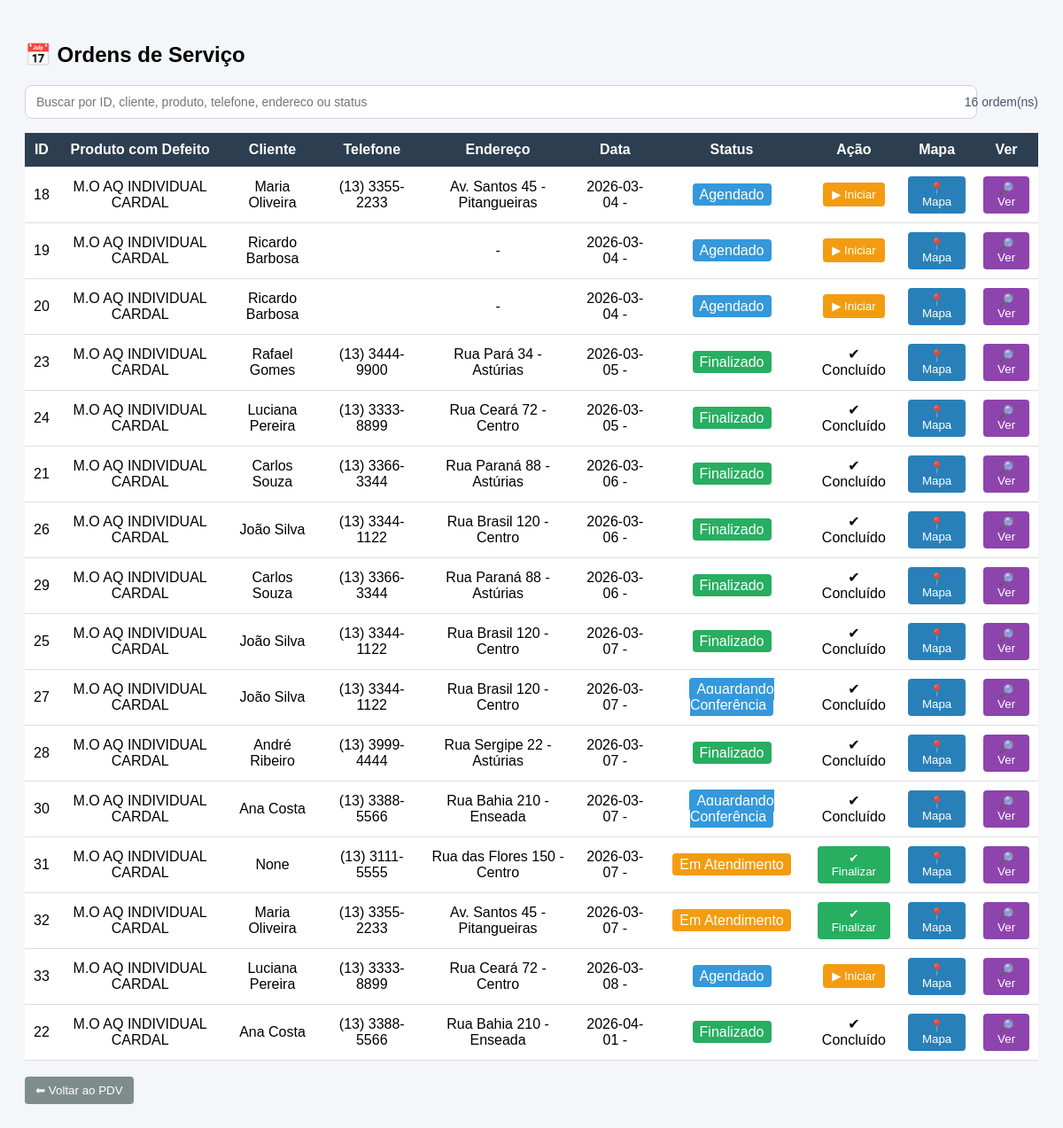
/ordens_servico (signed in), run on an earlier commit of the app's database.
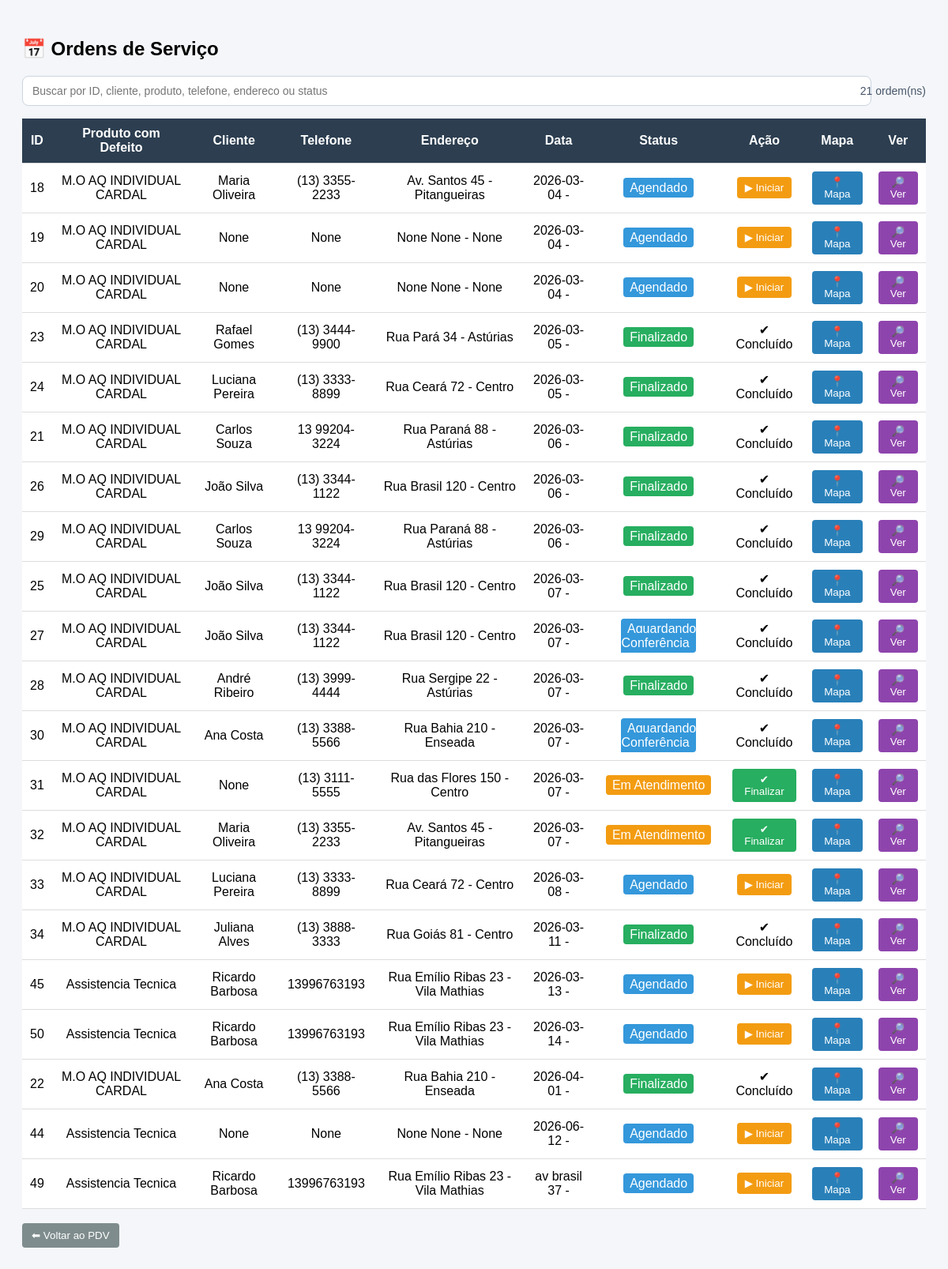
And on a later commit of the database.
### tables this page shows
CREATE TABLE ordem_servico (
    id INTEGER PRIMARY KEY AUTOINCREMENT,
    servico_nome TEXT NOT NULL,
    data_agendamento TEXT NOT NULL,
    status TEXT DEFAULT 'Agendado',
    data_criacao TEXT NOT NULL
, cliente_id INTEGER, hora TEXT, tecnico_id INTEGER, defeito_reclamado TEXT, produto_defeito TEXT, observacao TEXT, diagnostico TEXT, solucao TEXT, pecas_trocadas TEXT, checklist_json TEXT, assinatura_nome TEXT, assinatura_data TEXT, foto_inicio TEXT, foto_fim TEXT, assinatura_imagem TEXT, movimento_id INTEGER);

CREATE TABLE clientes (
    id INTEGER PRIMARY KEY AUTOINCREMENT,
    tipo TEXT,  -- PF ou PJ

    nome TEXT,
    razao_social TEXT,

    cpf TEXT,
    cnpj TEXT,

    telefone TEXT,
    whatsapp TEXT,
    email TEXT,

    endereco TEXT,
    numero TEXT,
    bairro TEXT,
    cidade TEXT,
    cep TEXT,

    endereco_entrega TEXT,
    numero_entrega TEXT,
    bairro_entrega TEXT,
    cidade_entrega TEXT,
    cep_entrega TEXT,

    observacoes TEXT,
    data_cadastro TEXT
, complemento TEXT, senha_hash TEXT);

### app.py (the view)
@app.route("/ordens_servico")
def ordens_servico():
    conn = get_db()
    cursor = conn.cursor()
    cursor.execute("""
    SELECT
        os.id,
        os.servico_nome,
        os.data_agendamento,
        os.status,
        c.nome,
        c.telefone,
        c.endereco,
        c.numero,
        c.bairro,
        c.cidade
    FROM ordem_servico os
    LEFT JOIN clientes c ON os.cliente_id = c.id
    ORDER BY os.data_agendamento
    """)
    ordens = cursor.fetchall()
    conn.close()
    return render_template("ordens_servico.html", ordens=ordens)

### app.py (called while the page is built, shortened)
def get_db():
    conn = sqlite3.connect("database.db", timeout=10)
    conn.row_factory = sqlite3.Row
    return conn

def ensure_funcionarios_auth_columns():
    global AUTH_SCHEMA_READY
    if AUTH_SCHEMA_READY:
        return

@app.before_request
def validar_acesso():
    ensure_funcionarios_auth_columns()
    endpoint = request.endpoint or ""
    if endpoint in AUTH_PUBLIC_ENDPOINTS:
        return None
    if endpoint.startswith("static"):
        return None
    if "user_id" not in session:
        return redirect(url_for("login", next=request.path))
    if endpoint in PROPRIETARIO_ENDPOINTS and (session.get("user_role") != "proprietario"):
        return resposta_acesso_negado("Acesso permitido apenas para proprietario.")
    if endpoint in GERENTE_ENDPOINTS and nivel_usuario() < ROLE_LEVEL["gerente"]:
        return resposta_acesso_negado("Acesso permitido para gerente ou proprietario.")
    return None

@app.context_processor
def injetar_usuario():
    return {
        "usuario_logado": session.get("user_nome"),
        "perfil_logado": session.get("user_role"),
    }

### templates/ordens_servico.html (shortened to what this page needs)
<!DOCTYPE html>
<html>
<head>
</head>
<body>
<h2>📅 Ordens de Serviço</h2>
<div class="toolbar">
    <div class="search-box">
        <input type="text" id="buscaOs" placeholder="Buscar por ID, cliente, produto, telefone, endereco ou status">
    </div>
    <div class="search-info">
        <span id="contadorOrdens">{{ ordens|length }}</span> ordem(ns)
    </div>
</div>
<table>
<tr>
<th>ID</th>
<th>Produto com Defeito</th>
<th>Cliente</th>
<th>Telefone</th>
<th>Endereço</th>
<th>Data</th>
<th>Status</th>
<th>Ação</th>
<th>Mapa</th>
<th>Ver</th>
</tr>
{% for os in ordens %}
<tr class="ordem-row">
<td>{{ os.id }}</td>
<td>{{ os.servico_nome }}</td>
<td>{{ os.nome }}</td>
<td>{{ os.telefone }}</td>
<td>
{{ os.endereco }} {{ os.numero }} - {{ os.bairro }}
</td>
<td>
{{ os.data_agendamento }} - {{ os.hora }}
</td>
<td>
{% if os.status == "Agendado" %}
<span class="status-agendado">Agendado</span>
{% elif os.status == "Em Atendimento" %}
<span class="status-andamento">Em Atendimento</span>
{% elif os.status == "Aguardando Conferencia" %}
<span class="status-agendado">Aguardando Conferência</span>
{% else %}
<span class="status-finalizado">Finalizado</span>
{% endif %}
</td>
<td>
{% if os.status == "Agendado" %}
<form method="POST" action="/atualizar_status/{{ os.id }}/Em Atendimento" style="display:inline;">
<button type="submit" class="btn-iniciar">▶ Iniciar</button>
</form>
{% elif os.status == "Em Atendimento" %}
<form method="POST" action="/atualizar_status/{{ os.id }}/Finalizado" style="display:inline;">
<button type="submit" class="btn-finalizar">✔ Finalizar</button>
</form>
{% else %}
✔ Concluído
{% endif %}
</td>
<td>
<a target="_blank"
href="https://www.google.com/maps/search/?api=1&query={{ os.endereco }} {{ os.numero }} {{ os.bairro }} {{ os.cidade }}">
<button class="btn-mapa">📍 Mapa</button>
</a>
</td>
<td>
<a href="/ordem/{{ os.id }}">
<button class="btn-ver">🔎 Ver</button>
</a>
</td>
</tr>
{% endfor %}
</table>
<br>
<a href="/pdv">
<button class="btn-voltar">⬅ Voltar ao PDV</button>
</a>
</body>
</html>

### templates/ordens_servico.html (style rules this page uses)
body { font-family: Arial; background: #f4f6f9; padding: 20px; }
h2 { margin-bottom: 20px; }
.toolbar { display:flex; justify-content:space-between; align-items:center; gap:12px; margin-bottom:16px; flex-wrap:wrap; }
.search-box { flex:1; min-width:280px; }
.search-box input { width:100%; padding:10px 12px; border:1px solid #cbd5e1; border-radius:8px; font-size:14px; background:white; }
.search-info { color:#475569; font-size:14px; }
table { width: 100%; border-collapse: collapse; background: white; }
th, td { padding: 10px; border-bottom: 1px solid #ddd; text-align: center; }
th { background: #2c3e50; color: white; }
.status-agendado { background: #3498db; color: white; padding: 4px 8px; border-radius: 4px; }
.status-andamento { background: #f39c12; color: white; padding: 4px 8px; border-radius: 4px; }
.status-finalizado { background: #27ae60; color: white; padding: 4px 8px; border-radius: 4px; }
button { padding: 6px 10px; border: none; border-radius: 4px; cursor: pointer; }
.btn-iniciar { background: #f39c12; color: white; }
.btn-finalizar { background: #27ae60; color: white; }
.btn-mapa { background: #2980b9; color: white; }
.btn-ver { background: #8e44ad; color: white; }
.btn-voltar { background: #7f8c8d; color: white; padding: 8px 12px; }

What changed in the data, as far as the page shows it:
shown differently, row unchanged: ordem_servico id 19: nome "Ricardo Barbosa" → "None"; telefone (not shown) → "None"; endereco (not shown) → "None"; numero (not shown) → "None"; bairro (not shown) → "None"
shown differently, row unchanged: ordem_servico id 20: nome "Ricardo Barbosa" → "None"; telefone (not shown) → "None"; endereco (not shown) → "None"; numero (not shown) → "None"; bairro (not shown) → "None"
changed through a linked row, ordem_servico id 21: telefone "(13) 3366-3344" → "13 99204-3224"
changed through a linked row, ordem_servico id 29: telefone "(13) 3366-3344" → "13 99204-3224"
added ordem_servico: id "34", servico_nome "M.O AQ INDIVIDUAL CARDAL", nome "Juliana Alves", telefone "(13) 3888-3333", endereco "Rua Goiás", numero "81", bairro "Centro", data_agendamento "2026-03-11", status "Finalizado"
added ordem_servico: id "45", servico_nome "Assistencia Tecnica", nome "Ricardo Barbosa", telefone "13996763193", endereco "Rua Emílio Ribas", numero "23", bairro "Vila Mathias", data_agendamento "2026-03-13", status "Agendado"
added ordem_servico: id "50", servico_nome "Assistencia Tecnica", nome "Ricardo Barbosa", telefone "13996763193", endereco "Rua Emílio Ribas", numero "23", bairro "Vila Mathias", data_agendamento "2026-03-14", status "Agendado"
added ordem_servico: id "44", servico_nome "Assistencia Tecnica", nome "None", telefone "None", endereco "None", numero "None", bairro "None", data_agendamento "2026-06-12", status "Agendado"
added ordem_servico: id "49", servico_nome "Assistencia Tecnica", nome "Ricardo Barbosa", telefone "13996763193", endereco "Rua Emílio Ribas", numero "23", bairro "Vila Mathias", data_agendamento "av brasil 37", status "Agendado"
Also different on the page:
{{ ordens|length }}: "16" → "21"
